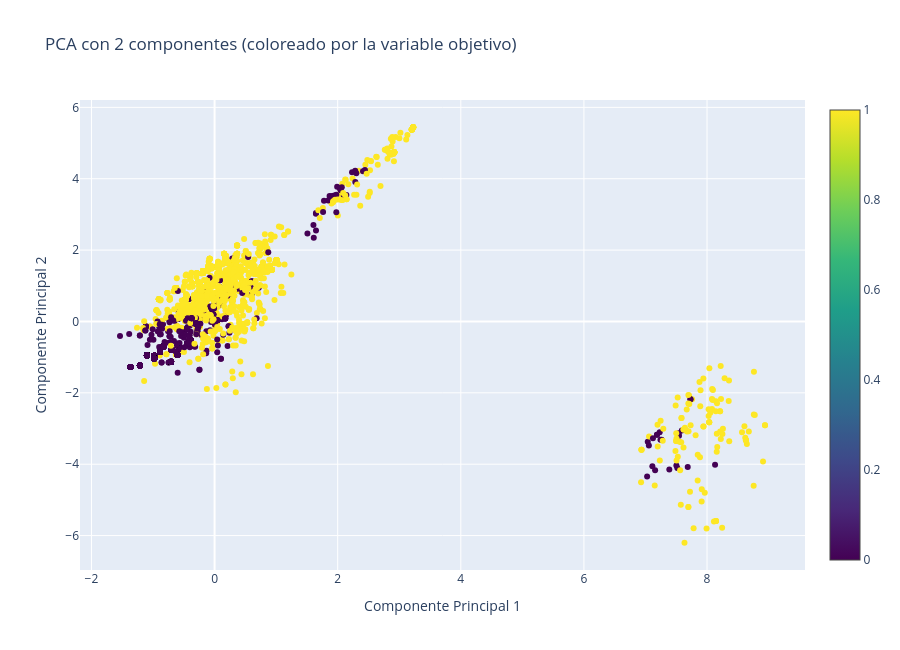

The code cell stored with this chart in its notebook:
### Code cell
fig = go.Figure()

fig.add_trace(
    go.Scatter(
        x=Xp2["PC1"],
        y=Xp2["PC2"],
        mode="markers",
        marker=dict(
            size=6,
            color=Xp2["rating"],   # Color según la variable objetivo
            colorscale="Viridis",
            showscale=True         # Mostrar barra de colores
        ),
        text=Xp2["rating"],         # Hover info
        hovertemplate=(
            "PC1: %{x}<br>" +
            "PC2: %{y}<br>" +
            "Objetivo: %{text}<extra></extra>"
        )
    )
)

fig.update_layout(
    title="PCA con 2 componentes (coloreado por la variable objetivo)",
    xaxis_title="Componente Principal 1",
    yaxis_title="Componente Principal 2",
    width=900,
    height=650
)

# fig.show(renderer="browser") # Para graficarlo en el navegador
fig

### Figure 1 — Plotly figure (JSON) as saved in the notebook; plotly's stock layout.template omitted (floating-point values rounded to 4 significant figures; data arrays with more than 128 entries replaced by an {"elided": "..."} marker saying what was removed)
{"data": [{"hovertemplate": "PC1: %{x}<br>PC2: %{y}<br>Objetivo: %{text}<extra></extra>", "marker": {"color": {"elided": "3726 int values"}, "colorscale": [[0, "#440154"], [0.1111, "#482878"], [0.2222, "#3e4989"], [0.3333, "#31688e"], [0.4444, "#26828e"], [0.5556, "#1f9e89"], [0.6667, "#35b779"], [0.7778, "#6ece58"], [0.8889, "#b5de2b"], [1, "#fde725"]], "showscale": true, "size": 6}, "mode": "markers", "text": {"elided": "3726 float values"}, "type": "scatter", "x": {"elided": "3726 float values"}, "y": {"elided": "3726 float values"}}], "layout": {"height": 650, "title": {"text": "PCA con 2 componentes (coloreado por la variable objetivo)"}, "width": 900, "xaxis": {"title": {"text": "Componente Principal 1"}}, "yaxis": {"title": {"text": "Componente Principal 2"}}}}
